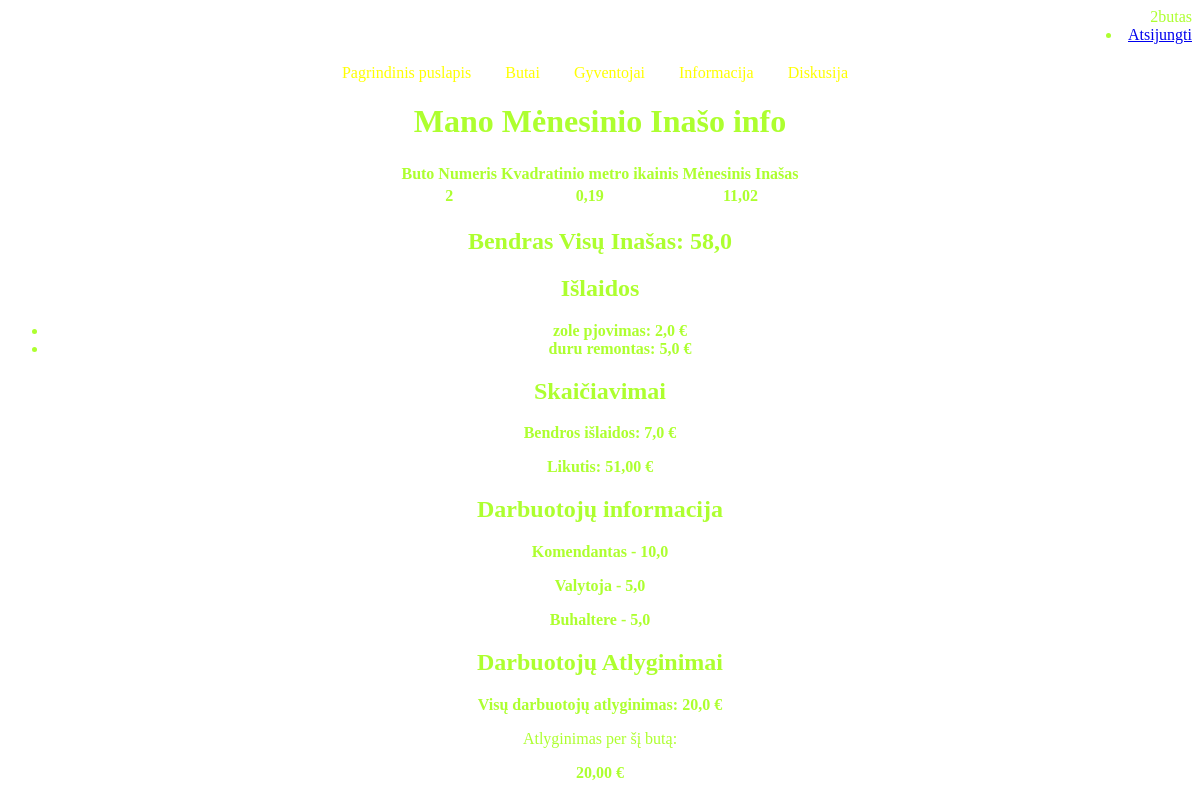
/administracija/ (signed in), run on an earlier commit of the app's database.
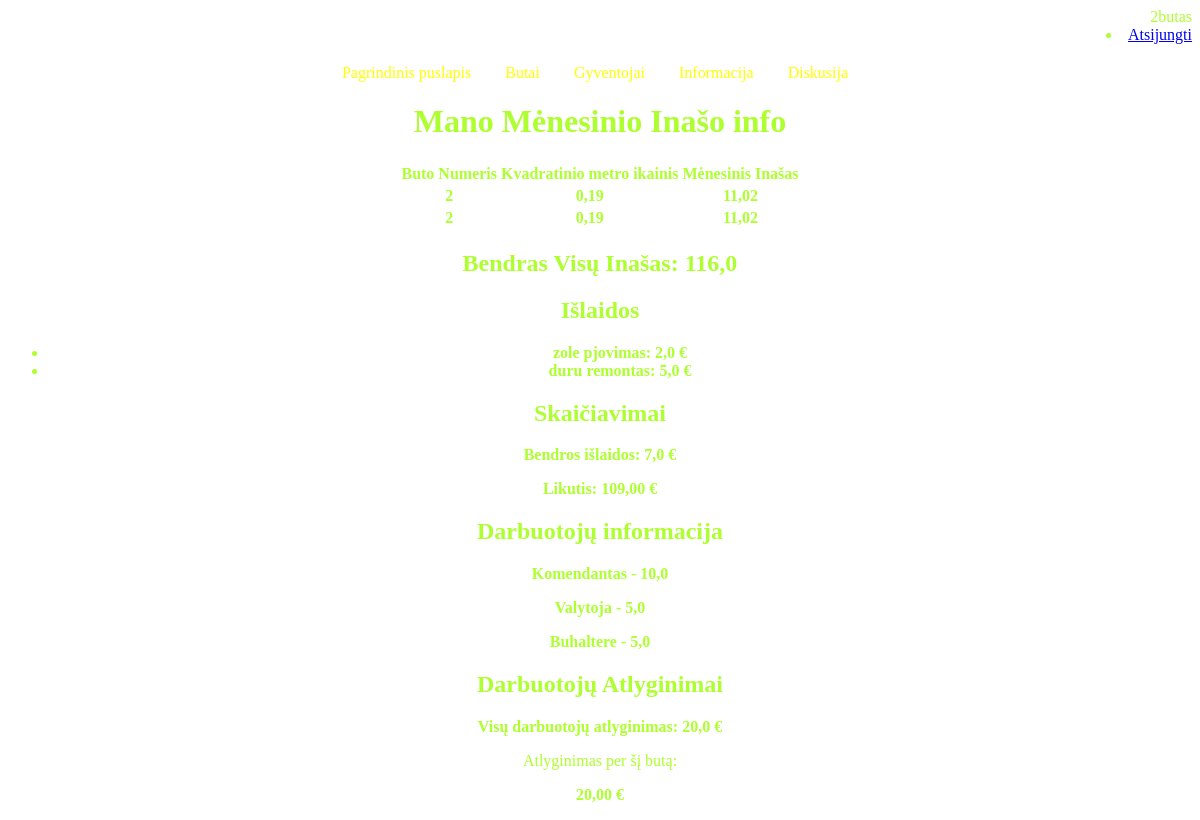
And on a later commit of the database.
### administracija/models.py (models this page shows, shortened)
class Kaupiamasis_Inasas(models.Model):
    flat_owner = models.ForeignKey(Flat, on_delete=models.SET_NULL, null=True, blank=True, related_name='kaupiamasis_inasas')
    payment_rate = models.FloatField(verbose_name="Mokėjimo koeficientas")
    class Meta:
        verbose_name = 'Kaupiamasis Inasas'
        verbose_name_plural = 'Kaupiamieji Inasai'
    def calculate_size(self):
        if self.flat_owner and self.flat_owner.size_kv:
            return self.flat_owner.size_kv * self.payment_rate
        return 0.0
    def calculate_monthly_inasas(self):
        return self.calculate_size()

class Expenses(models.Model):
    description = models.CharField(max_length=255, verbose_name="Islaidu aprasymas")
    repairs_cost = models.FloatField(verbose_name="Islaidu suma")
    date = models.DateField(auto_now_add=True)
    updated = models.DateTimeField(auto_now=True)
    month = models.CharField(max_length=7) #galimes atsekti kada buvo islaidos anksciau
    class Meta:
        verbose_name = 'Islaidos'
        verbose_name_plural = 'Islaidos'

class Staff(models.Model):
    duties = models.CharField(max_length=255)
    wage = models.FloatField()
    created_at = models.DateTimeField(auto_now_add=True)
    updated_at = models.DateTimeField(auto_now=True)
    class Meta:
        verbose_name = 'Darbuotojas'
        verbose_name_plural = 'Darbuotojai'

### gyventojas/models.py (models this page shows, shortened)
class Flat(models.Model):
    flat_nr = models.CharField(max_length=10)  # Laukas flat_nr
    size_kv = models.FloatField(verbose_name="kv")  # Laukas size_kv
    owner = models.ForeignKey('Resident', on_delete=models.SET_NULL, null=True, blank=True, related_name='butai')  # Laukas owner, nurodantys, kad jis yra Resident modelio ForeignKey
    class Meta:
        verbose_name = 'Butas'
        verbose_name_plural = 'Butai'

### administracija/views.py (the view)
# urls.py: path('', views.index, name='buto-inasas'),
def index(request):
    flats = Flat.objects.filter(owner=request.user)
    kaupiamasis_inasas_objects = Kaupiamasis_Inasas.objects.filter(flat_owner__owner=request.user)
    total_inasas = kaupiamasis_inasas_objects.aggregate(total_size=Sum('flat_owner__size_kv'))['total_size'] or 0
    expenses = Expenses.objects.all()
    total_expenses = expenses.aggregate(total=Sum('repairs_cost'))['total'] or 0
    balance = total_inasas - total_expenses
    staff = Staff.objects.all()
    total_wages = staff.aggregate(total_wages=Sum('wage'))['total_wages'] or 0
    number_of_flats = flats.count()
    if number_of_flats > 0:
        wage_per_flat = total_wages / number_of_flats
    else:
        wage_per_flat = 0
    context = {
        'kaupiamasis_inasas_objects': kaupiamasis_inasas_objects,
        'total_inasas': total_inasas,
        'expenses': expenses,
        'total_expenses': total_expenses,
        'balance': balance,
        'staff': staff,
        'wage_per_flat': wage_per_flat,
        'total_wages': total_wages,
    }
    return render(request, 'buto_inasas.html', context=context)

### administracija/templates/buto_inasas.html
{% extends "base.html" %}
{% block "content" %}
{% if user.is_authenticated %}
<h1>Mano Mėnesinio Inašo info</h1>
<table id="lentele">
    <thead>
        <tr>
            <th>Buto Numeris</th>
            <th>Kvadratinio metro ikainis</th>
            <th>Mėnesinis Inašas</th>
        </tr>
    </thead>
    <tbody>
        {% for kaupiamasis_inasas in kaupiamasis_inasas_objects %}
            <tr>
                <td><b>{{ kaupiamasis_inasas.flat_owner.flat_nr }}</b></td>
                <td><b>{{ kaupiamasis_inasas.payment_rate }}</b></td>
                <td><b>{{ kaupiamasis_inasas.calculate_monthly_inasas }}</b></td>
            </tr>
        {% endfor %}
    </tbody>
</table>
<h2>Bendras Visų Inašas: {{ total_inasas }}</h2>
<h2>Išlaidos</h2>
<ul>
    {% for expense in expenses %}
    <li><b>{{ expense.description }}: {{ expense.repairs_cost }} €</b></li>
    {% endfor %}
</ul>
<h2>Skaičiavimai</h2>
<p><b>Bendros išlaidos: {{ total_expenses }} €</b></p>
<p><b>Likutis: {{ balance|floatformat:2 }} €</b></p>
<h2>Darbuotojų informacija</h2>
{% for employee in staff %}
    <p><b>{{ employee.duties }} - {{ employee.wage }}</b></p>
{% endfor %}
<h2>Darbuotojų Atlyginimai</h2>
<p><b>Visų darbuotojų atlyginimas: {{ total_wages }} €</b></p>
                <p>Atlyginimas per šį butą:</p>
                <p><b>{{ wage_per_flat|floatformat:2 }} €</b></p>
{% else %}
<p>Prašome prisijungti, kad galėtumėte peržiūrėti šį turinį.</p>
{% endif %}
{% endblock %}

What changed in the data, as far as the page shows it:
added Kaupiamasis_Inasas: flat_owner.flat_nr "2", payment_rate "0,19", calculate_monthly_inasas "11,02"
Also different on the page:
{{ total_inasas }}: "58,0" → "116,0"
{{ balance|floatformat:2 }}: "51,00" → "109,00"
